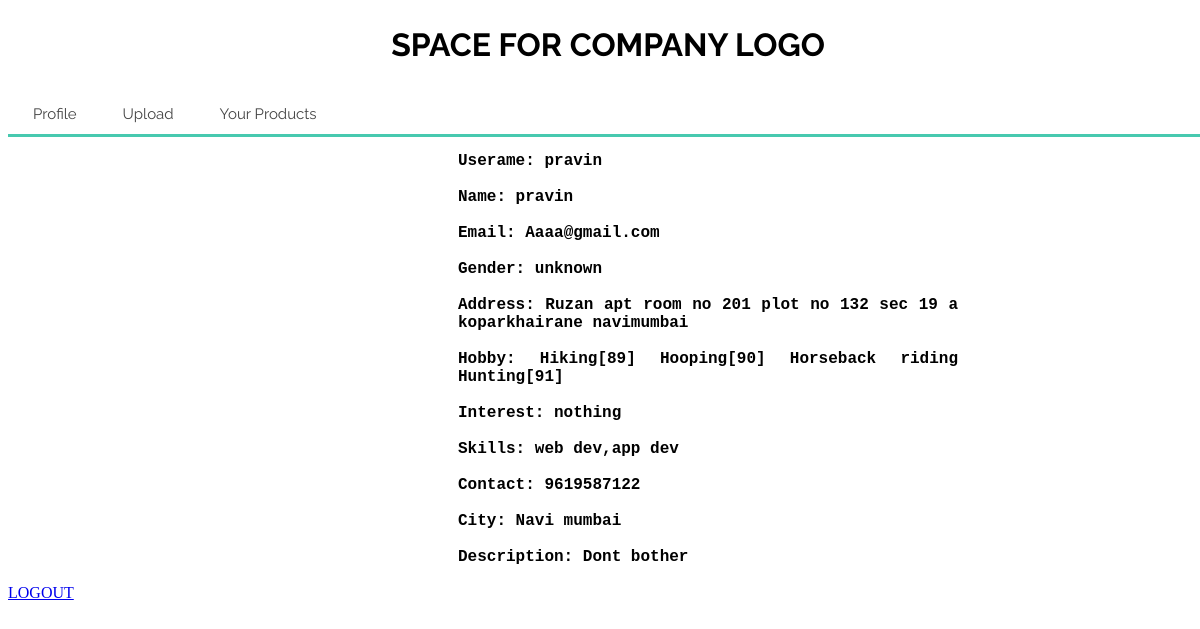
/tp.php (signed in), run on the app's committed database.
### tables this page shows
CREATE TABLE `user_register` (
  `user_id` int(11) NOT NULL,
  `user_name` varchar(255) NOT NULL,
  `user_surname` varchar(255) NOT NULL,
  `user_state` varchar(255) NOT NULL,
  `user_gender` varchar(255) NOT NULL,
  `user_password` varchar(255) NOT NULL,
  `user_email` varchar(255) NOT NULL,
  `user_type` varchar(255) NOT NULL,
  `user_nick` varchar(255) NOT NULL,
  `user_interest` text NOT NULL,
  `user_address` text NOT NULL,
  `user_hobbies` text NOT NULL,
  `user_contact` text NOT NULL,
  `user_city` text NOT NULL,
  `user_skill` text NOT NULL,
  `user_desc` text NOT NULL,
  `user_location` varchar(255) NOT NULL
);

### tp.php (the view, shortened to what this page needs)
<?php
$db = mysqli_connect('localhost', 'root', '', 'sih');
$nick=$_SESSION['username']; ?>
<!DOCTYPE html>
<html lang="en">
<head>
</head>
<link class="jsbin" href="http://ajax.googleapis.com/ajax/libs/jqueryui/1/themes/base/jquery-ui.css" rel="stylesheet" type="text/css" />
<link rel="stylesheet" href="styles4.css">
</head>
<body>
<div id='cssmenu' style='position:fixed'>
    <div class="company-logo" >
        <h1>SPACE FOR COMPANY LOGO</h1>
    </div>
    <ul>
        <li id="1" onclick="changeclass(this.id)" ><a href='#'   id="abc">Profile</a></li>
        <li><a href='#top-ones' id="abc1" >Upload</a></li>
        <li><a href='#categories' id="abc2" >Your Products</a></li>
    </ul>
</div>
<br>
<div>
    <br>
    <br>
    <br>
    <br>
    <br>
    <br>
    <br>
    <div id="12">
        <?php
        $sql1="SELECT user_name FROM user_register WHERE user_nick ='$nick'";
        $result1 =mysqli_query($db,$sql1);
        $row1 = mysqli_fetch_assoc($result1);
        $username = $row1['user_name'];
        $sql1="SELECT user_email FROM user_register WHERE user_nick ='$nick'";
        $result1 =mysqli_query($db,$sql1);
        $row1 = mysqli_fetch_assoc($result1);
        $useremail = $row1['user_email'];
        $sql1="SELECT user_nick FROM user_register WHERE user_nick ='$nick'";
        $result1 =mysqli_query($db,$sql1);
        $row1 = mysqli_fetch_assoc($result1);
        $usernick = $row1['user_nick'];
        $sql1="SELECT user_hobbies FROM user_register WHERE user_nick ='$nick'";
        $result1 =mysqli_query($db,$sql1);
        $row1 = mysqli_fetch_assoc($result1);
        $userhobby= $row1['user_hobbies'];
        $sql1="SELECT user_address FROM user_register WHERE user_nick ='$nick'";
        $result1 =mysqli_query($db,$sql1);
        $row1 = mysqli_fetch_assoc($result1);
        $useradd = $row1['user_address'];
        $sql1="SELECT user_contact FROM user_register WHERE user_nick ='$nick'";
        $result1 =mysqli_query($db,$sql1);
        $row1 = mysqli_fetch_assoc($result1);
        $usercontact = $row1['user_contact'];
        $sql1="SELECT user_desc FROM user_register WHERE user_nick ='$nick'";
        $result1 =mysqli_query($db,$sql1);
        $row1 = mysqli_fetch_assoc($result1);
        $userdesc = $row1['user_desc'];
        $sql1="SELECT user_gender FROM user_register WHERE user_nick ='$nick'";
        $result1 =mysqli_query($db,$sql1);
        $row1 = mysqli_fetch_assoc($result1);
        $usergender = $row1['user_gender'];
        $sql1="SELECT user_interest FROM user_register WHERE user_nick ='$nick'";
        $result1 =mysqli_query($db,$sql1);
        $row1 = mysqli_fetch_assoc($result1);
        $userint = $row1['user_interest'];
        $sql1="SELECT user_skill FROM user_register WHERE user_nick ='$nick'";
        $result1 =mysqli_query($db,$sql1);
        $row1 = mysqli_fetch_assoc($result1);
        $userskill = $row1['user_skill'];
        $sql1="SELECT user_city FROM user_register WHERE user_nick ='$nick'";
        $result1 =mysqli_query($db,$sql1);
        $row1 = mysqli_fetch_assoc($result1);
        $userrcity = $row1['user_city'];
        ?>
        <div id = "details"style=" position:relative;z-index:-1; text-align: justify;max-width:500px;  font-size: 16px; font-family: Courier;font-weight:bold; left:450px; ">
            <?php
            echo "Userame: " .$usernick . "<br><br>";
            echo "Name: " .$username . "<br><br>";
            echo "Email: " .$useremail . "<br><br>";
            echo "Gender: " .$usergender .  "<br><br>";
            echo "Address: " .$useradd . "<br><br>";
            echo "Hobby: " .$userhobby . "<br><br>";
            echo "Interest: " .$userint .  "<br><br>";
            echo "Skills: " .$userskill .  "<br><br>";
            echo "Contact: " .$usercontact .  "<br><br>";
            echo "City: " .$userrcity.  "<br><br>";
            echo "Description: " .$userdesc.  "<br><br>";
            ?>
    </div>
    </div>
    <a href="itempage.php">LOGOUT</a>
</body>
</html>

### styles4.css (style rules this page uses)
#cssmenu, #cssmenu ul, #cssmenu ul li, #cssmenu ul li a { margin: 0; padding: 0; border: 0; list-style: none; line-height: 1; display: block; position: relative; -webkit-box-sizing: border-box; -moz-box-sizing: border-box; box-sizing: border-box; }
#cssmenu { background-color: white; }
#cssmenu:after, #cssmenu > ul:after { content: "."; display: block; clear: both; visibility: hidden; line-height: 0; height: 0; }
#cssmenu { width: 100%; border-bottom: 3px solid #47c9af; font-family: Raleway, sans-serif; line-height: 1; }
#cssmenu ul { background: #ffffff; }
#cssmenu > ul > li { float: left; }
#cssmenu > ul > li > a { z-index: 2; padding: 18px 25px 12px 25px; font-size: 15px; font-weight: 400; text-decoration: none; color: #444444; -webkit-transition: all .2s ease; -moz-transition: all .2s ease; -ms-transition: all .2s ease; -o-transition: all .2s ease; transition: all .2s ease; margin-right: -4px; }
#cssmenu > ul > li > a:after { position: absolute; left: 0; bottom: 0; right: 0; z-index: -1; width: 100%; height: 120%; border-top-left-radius: 8px; border-top-right-radius: 8px; content: ""; -webkit-transition: all .2s ease; -o-transition: all .2s ease; transition: all .2s ease; -webkit-transform: perspective(5px) rotateX(2deg); -webkit-transform-origin: bottom; -moz-transform: perspective(5px) rotateX(2deg); -moz-transform-origin: bottom; transform: perspective(5px) rotateX(2deg); transform-origin: bottom; }
.company-logo { height: 60px; text-align: center; }

### tp.php (style rules this page uses)
* { box-sizing: border-box; }

### data on the page
user_register: user_nick "pravin", user_name "pravin", user_email "Aaaa@gmail.com", user_gender "unknown", user_address "Ruzan apt room no 201 plot no 132 sec 19 a koparkhairane navimumbai", user_hobbies "Hiking[89] Hooping[90] Horseback riding Hunting[91]", user_interest "nothing", user_skill "web dev,app dev", user_contact "9619587122", user_city "Navi mumbai", user_desc "Dont bother"
